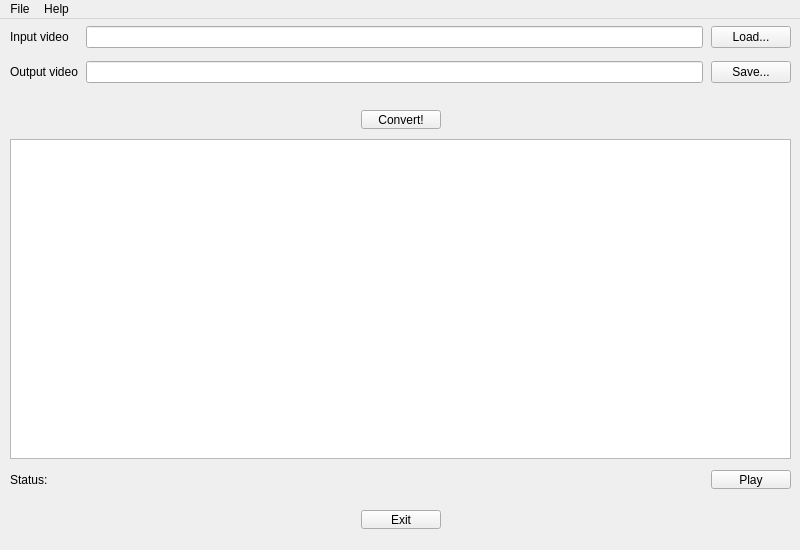
<?xml version="1.0" encoding="UTF-8"?>
<ui version="4.0">
 <class>MainWindow</class>
 <widget class="QMainWindow" name="MainWindow">
  <property name="geometry">
   <rect>
    <x>0</x>
    <y>0</y>
    <width>800</width>
    <height>550</height>
   </rect>
  </property>
  <property name="windowTitle">
   <string>DAG Video Remuxer</string>
  </property>
  <property name="windowIcon">
   <iconset resource="pics.qrc">
    <normaloff>:/new/prefix1/icon.png</normaloff>:/new/prefix1/icon.png</iconset>
  </property>
  <widget class="QWidget" name="centralWidget">
   <widget class="QWidget" name="horizontalLayoutWidget">
    <property name="geometry">
     <rect>
      <x>0</x>
      <y>80</y>
      <width>801</width>
      <height>41</height>
     </rect>
    </property>
    <layout class="QHBoxLayout" name="horizontalLayout">
     <property name="leftMargin">
      <number>0</number>
     </property>
     <property name="rightMargin">
      <number>0</number>
     </property>
     <item>
      <spacer name="horizontalSpacer">
       <property name="orientation">
        <enum>Qt::Horizontal</enum>
       </property>
       <property name="sizeHint" stdset="0">
        <size>
         <width>40</width>
         <height>20</height>
        </size>
       </property>
      </spacer>
     </item>
     <item>
      <widget class="QPushButton" name="pushButton_convert">
       <property name="text">
        <string>Convert!</string>
       </property>
      </widget>
     </item>
     <item>
      <spacer name="horizontalSpacer_2">
       <property name="orientation">
        <enum>Qt::Horizontal</enum>
       </property>
       <property name="sizeHint" stdset="0">
        <size>
         <width>40</width>
         <height>20</height>
        </size>
       </property>
      </spacer>
     </item>
    </layout>
   </widget>
   <widget class="QWidget" name="gridLayoutWidget">
    <property name="geometry">
     <rect>
      <x>0</x>
      <y>0</y>
      <width>801</width>
      <height>83</height>
     </rect>
    </property>
    <layout class="QGridLayout" name="gridLayout">
     <property name="leftMargin">
      <number>10</number>
     </property>
     <property name="topMargin">
      <number>0</number>
     </property>
     <property name="rightMargin">
      <number>10</number>
     </property>
     <property name="horizontalSpacing">
      <number>8</number>
     </property>
     <item row="0" column="0">
      <widget class="QLabel" name="label">
       <property name="text">
        <string>Input video</string>
       </property>
      </widget>
     </item>
     <item row="1" column="0">
      <widget class="QLabel" name="label_2">
       <property name="text">
        <string>Output video</string>
       </property>
      </widget>
     </item>
     <item row="0" column="1">
      <widget class="QLineEdit" name="lineEdit_in"/>
     </item>
     <item row="0" column="2">
      <widget class="QPushButton" name="pushButton_load">
       <property name="text">
        <string>Load...</string>
       </property>
      </widget>
     </item>
     <item row="1" column="1">
      <widget class="QLineEdit" name="lineEdit_out"/>
     </item>
     <item row="1" column="2">
      <widget class="QPushButton" name="pushButton_save">
       <property name="text">
        <string>Save...</string>
       </property>
      </widget>
     </item>
    </layout>
   </widget>
   <widget class="QTextEdit" name="textEdit">
    <property name="geometry">
     <rect>
      <x>10</x>
      <y>120</y>
      <width>781</width>
      <height>320</height>
     </rect>
    </property>
   </widget>
   <widget class="QWidget" name="horizontalLayoutWidget_3">
    <property name="geometry">
     <rect>
      <x>0</x>
      <y>440</y>
      <width>801</width>
      <height>41</height>
     </rect>
    </property>
    <layout class="QHBoxLayout" name="horizontalLayout_3">
     <property name="leftMargin">
      <number>10</number>
     </property>
     <property name="rightMargin">
      <number>10</number>
     </property>
     <item>
      <widget class="QLabel" name="label_status">
       <property name="text">
        <string>Status:</string>
       </property>
      </widget>
     </item>
     <item>
      <spacer name="horizontalSpacer_6">
       <property name="orientation">
        <enum>Qt::Horizontal</enum>
       </property>
       <property name="sizeHint" stdset="0">
        <size>
         <width>40</width>
         <height>20</height>
        </size>
       </property>
      </spacer>
     </item>
     <item>
      <widget class="QPushButton" name="pushButton_play">
       <property name="text">
        <string>Play</string>
       </property>
      </widget>
     </item>
    </layout>
   </widget>
   <widget class="QWidget" name="horizontalLayoutWidget_2">
    <property name="geometry">
     <rect>
      <x>0</x>
      <y>480</y>
      <width>801</width>
      <height>41</height>
     </rect>
    </property>
    <layout class="QHBoxLayout" name="horizontalLayout_2">
     <item>
      <spacer name="horizontalSpacer_3">
       <property name="orientation">
        <enum>Qt::Horizontal</enum>
       </property>
       <property name="sizeHint" stdset="0">
        <size>
         <width>40</width>
         <height>20</height>
        </size>
       </property>
      </spacer>
     </item>
     <item>
      <widget class="QPushButton" name="pushButton_exit">
       <property name="text">
        <string>Exit</string>
       </property>
      </widget>
     </item>
     <item>
      <spacer name="horizontalSpacer_4">
       <property name="orientation">
        <enum>Qt::Horizontal</enum>
       </property>
       <property name="sizeHint" stdset="0">
        <size>
         <width>40</width>
         <height>20</height>
        </size>
       </property>
      </spacer>
     </item>
    </layout>
   </widget>
  </widget>
  <widget class="QMenuBar" name="menuBar">
   <property name="geometry">
    <rect>
     <x>0</x>
     <y>0</y>
     <width>800</width>
     <height>27</height>
    </rect>
   </property>
   <widget class="QMenu" name="menuFile">
    <property name="title">
     <string>File</string>
    </property>
    <addaction name="actionExit"/>
   </widget>
   <widget class="QMenu" name="menuHelp">
    <property name="title">
     <string>Help</string>
    </property>
    <addaction name="actionAbout"/>
   </widget>
   <addaction name="menuFile"/>
   <addaction name="menuHelp"/>
  </widget>
  <action name="actionExit">
   <property name="text">
    <string>Exit</string>
   </property>
  </action>
  <action name="actionAbout">
   <property name="text">
    <string>About...</string>
   </property>
  </action>
 </widget>
 <layoutdefault spacing="6" margin="11"/>
 <resources>
  <include location="pics.qrc"/>
 </resources>
 <connections>
  <connection>
   <sender>actionExit</sender>
   <signal>triggered()</signal>
   <receiver>MainWindow</receiver>
   <slot>close()</slot>
   <hints>
    <hint type="sourcelabel">
     <x>-1</x>
     <y>-1</y>
    </hint>
    <hint type="destinationlabel">
     <x>199</x>
     <y>149</y>
    </hint>
   </hints>
  </connection>
  <connection>
   <sender>pushButton_exit</sender>
   <signal>clicked()</signal>
   <receiver>MainWindow</receiver>
   <slot>close()</slot>
   <hints>
    <hint type="sourcelabel">
     <x>400</x>
     <y>546</y>
    </hint>
    <hint type="destinationlabel">
     <x>399</x>
     <y>284</y>
    </hint>
   </hints>
  </connection>
 </connections>
</ui>
